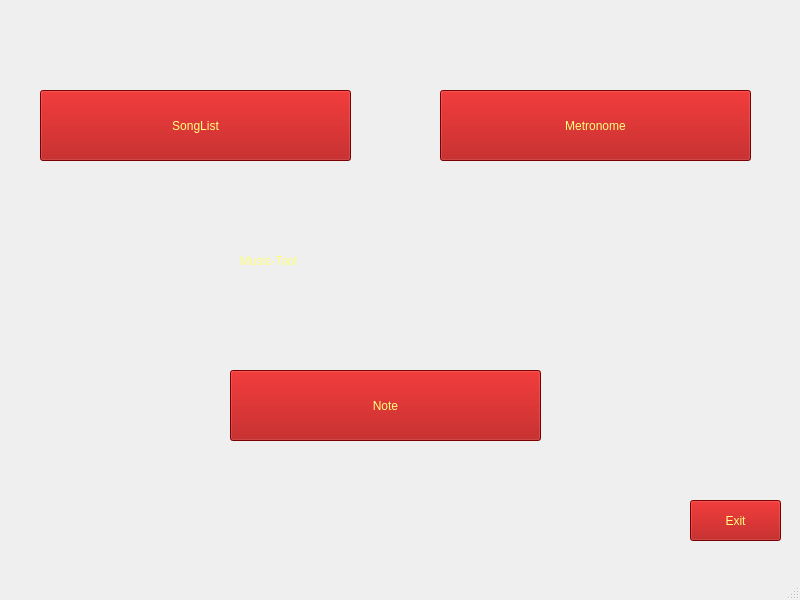
<?xml version="1.0" encoding="UTF-8"?>
<ui version="4.0">
 <class>MainWindow</class>
 <widget class="QMainWindow" name="MainWindow">
  <property name="geometry">
   <rect>
    <x>0</x>
    <y>0</y>
    <width>800</width>
    <height>600</height>
   </rect>
  </property>
  <property name="windowTitle">
   <string>MainWindow</string>
  </property>
  <property name="styleSheet">
   <string notr="true">background-image: url(:/Background/รูปfrom internet/dark-blue-plain-wall-background_53876-92976.jpg);</string>
  </property>
  <widget class="QWidget" name="centralwidget">
   <widget class="QLabel" name="label">
    <property name="geometry">
     <rect>
      <x>230</x>
      <y>230</y>
      <width>311</width>
      <height>61</height>
     </rect>
    </property>
    <property name="whatsThis">
     <string>&lt;html&gt;&lt;head/&gt;&lt;body&gt;&lt;p align=&quot;center&quot;&gt;Music-Tool&lt;/p&gt;&lt;/body&gt;&lt;/html&gt;</string>
    </property>
    <property name="styleSheet">
     <string notr="true">color: rgb(255, 255, 127);
font: 36pt &quot;Poor Richard&quot;;</string>
    </property>
    <property name="text">
     <string>   Music-Tool</string>
    </property>
   </widget>
   <widget class="QPushButton" name="pushButton_3">
    <property name="geometry">
     <rect>
      <x>230</x>
      <y>370</y>
      <width>311</width>
      <height>71</height>
     </rect>
    </property>
    <property name="styleSheet">
     <string notr="true">background-color: rgb(170, 0, 0);
color: rgb(255, 255, 127);
font: 16pt &quot;Rockwell&quot;;</string>
    </property>
    <property name="text">
     <string>Note</string>
    </property>
   </widget>
   <widget class="QPushButton" name="pushButton_2">
    <property name="geometry">
     <rect>
      <x>440</x>
      <y>90</y>
      <width>311</width>
      <height>71</height>
     </rect>
    </property>
    <property name="styleSheet">
     <string notr="true">background-color: rgb(170, 0, 0);
color: rgb(255, 255, 127);
font: 16pt &quot;Rockwell&quot;;</string>
    </property>
    <property name="text">
     <string>Metronome</string>
    </property>
   </widget>
   <widget class="QPushButton" name="pushButton">
    <property name="geometry">
     <rect>
      <x>40</x>
      <y>90</y>
      <width>311</width>
      <height>71</height>
     </rect>
    </property>
    <property name="styleSheet">
     <string notr="true">background-color: rgb(170, 0, 0);
color: rgb(255, 255, 127);
font: 16pt &quot;Rockwell&quot;;</string>
    </property>
    <property name="text">
     <string>SongList</string>
    </property>
   </widget>
   <widget class="QPushButton" name="pushButton_4">
    <property name="geometry">
     <rect>
      <x>690</x>
      <y>500</y>
      <width>91</width>
      <height>41</height>
     </rect>
    </property>
    <property name="styleSheet">
     <string notr="true">background-color: rgb(170, 0, 0);
color: rgb(255, 255, 127);
font: 16pt &quot;Rockwell&quot;;</string>
    </property>
    <property name="text">
     <string>Exit</string>
    </property>
   </widget>
  </widget>
  <widget class="QMenuBar" name="menubar">
   <property name="geometry">
    <rect>
     <x>0</x>
     <y>0</y>
     <width>800</width>
     <height>26</height>
    </rect>
   </property>
  </widget>
  <widget class="QStatusBar" name="statusbar"/>
 </widget>
 <resources>
  <include location="Myimage_main.qrc"/>
 </resources>
 <connections/>
</ui>
